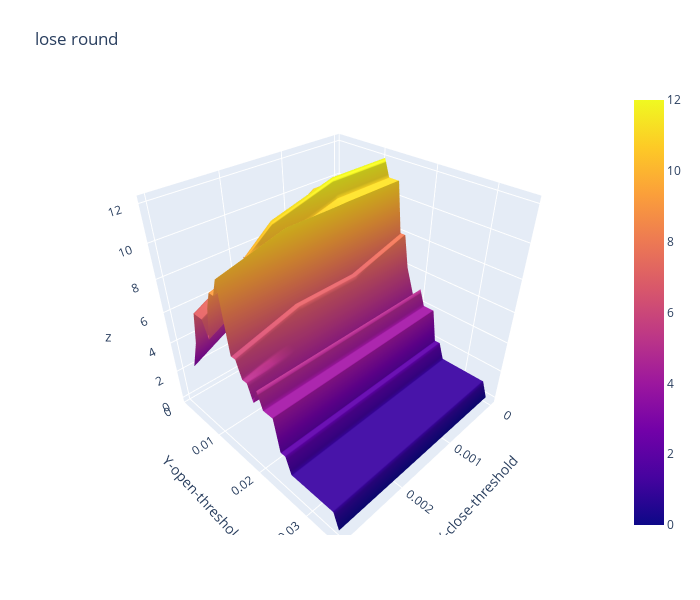

Here is the notebook cell this chart was saved with:
### Code cell
import plotly.graph_objects as go

x_data = df_lose_round.columns.to_list() # close threshold

y_data = df_lose_round.index.to_list() # open threshold

z_data = df_lose_round.copy(deep=True) # win rate

fig = go.Figure(data=[go.Surface(z=z_data.values,x=x_data,y=y_data)])

fig.update_layout(title="lose round", # 标题
                  autosize=False,  # 尺度自动缩放
                  width=700,  # 长宽
                  height=600,
                  margin=dict(l=65,r=50,b=65,t=90),  # 4个位置的距离
                  scene=dict(xaxis_title='X-close-threshold',yaxis_title='Y-open-threshold')
                )

fig.show()

### Figure 1 — Plotly figure (JSON) as saved in the notebook; plotly's stock layout.template omitted (floating-point values rounded to 4 significant figures; data arrays with more than 128 entries replaced by an {"elided": "..."} marker saying what was removed)
{"data": [{"type": "surface", "x": [0, 0.001, 0.002, 0.003], "y": [0.001, 0.002, 0.003, 0.004, 0.005, 0.006, 0.007, 0.008, 0.009, 0.01, 0.011, 0.012, 0.013, 0.014, 0.015, 0.016, 0.017, 0.018, 0.019, 0.02, 0.021, 0.022, 0.023, 0.024, 0.025, 0.026, 0.027, 0.028, 0.029, 0.03, 0.031, 0.032, 0.033, 0.034, 0.035], "z": {"elided": "35x4 int values"}}], "layout": {"autosize": false, "height": 600, "margin": {"b": 65, "l": 65, "r": 50, "t": 90}, "scene": {"xaxis": {"title": {"text": "X-close-threshold"}}, "yaxis": {"title": {"text": "Y-open-threshold"}}}, "title": {"text": "lose round"}, "width": 700}}
